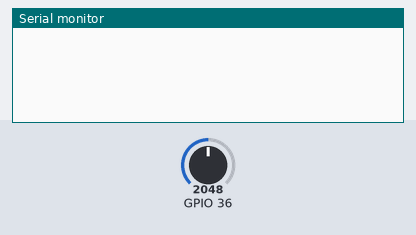
Simulated run of this sketch. Board: ESP32. Shown: the last lines printed to the serial monitor. Inputs (shaded band) come from the test bench; at power-on: GPIO 36 = 2048.

Above: at 1.2 s.
1.3 s: GPIO 36 set to 2866
At 4.2 s:
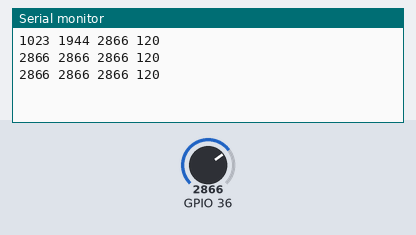
4.3 s: GPIO 36 set to 3603
At 8.5 s:
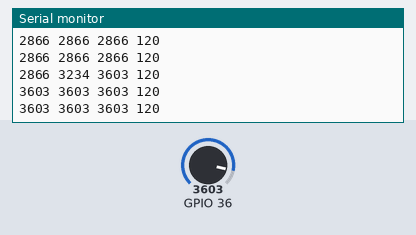
Timing chart, 0 to 10.0 s (numbered marks = the images above; inputs shaded):
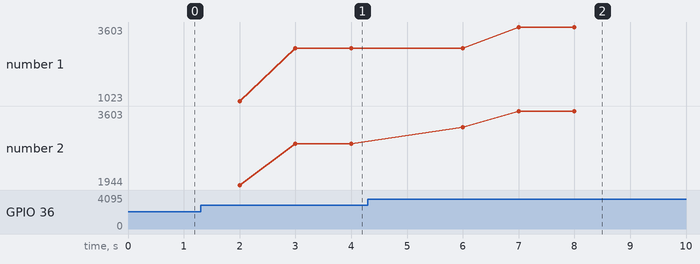

The sketch:

teste_ADC.ino
```cpp
uint16_t valor_minimo = 1023;
uint16_t valor_maximo = 0;

uint32_t prev_millis;

uint32_t prev_micros;

void setup() {
  Serial.begin(115200);
}

void loop() {
  if(prev_millis != millis()){
    prev_millis = millis();

    prev_micros = micros();

    uint16_t valor = analogRead(A0); //A0 = SVP GPIO36 no ESP32

    uint16_t tempo = micros() - prev_micros;

    if(valor<valor_minimo) valor_minimo = valor;
    if(valor>valor_maximo) valor_maximo = valor;

    if(prev_millis%1000 == 0){

      uint16_t valor_medio = (valor_maximo + valor_minimo)/2;

      Serial.print(valor_minimo);
      Serial.print(" ");
      Serial.print(valor_medio);
      Serial.print(" ");
      Serial.print(valor_maximo);
      Serial.print(" ");
      Serial.print(tempo);
      Serial.println();

      valor_minimo = 4095; //4095 para ESP32, 1023 para demais
      valor_maximo = 0;
    }
  }
}
```

Measured:
- after the input at 1.3 s, the serial monitor: prints a new line after 0.70 s (image 1)
- after the input at 4.3 s, the serial monitor: prints a new line after 1.7 s (image 2)
- plotted number 1: 2866 → 3603 after the input at 4.3 s
- plotted number 2: 2866 → 3603 after the input at 4.3 s
